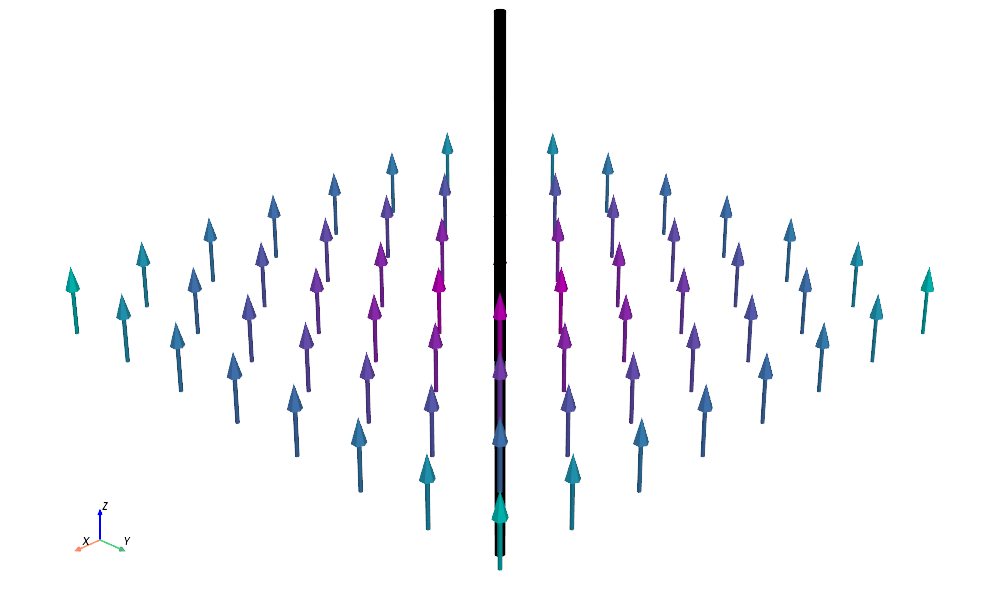

Python code for this plot:
import numpy as np
import pyvista as pv

# --- Konstanten ---
I = 1  # Strom in A
mu_0 = 4 * np.pi * 1e-7  # Vakuumpermeabilität

# --- Gitter in z=0-Ebene ---
x = np.linspace(-1, 1, 8)
y = np.linspace(-1, 1, 8)
X, Y = np.meshgrid(x, y)
Z = np.zeros_like(X)

# --- Abstand vom Draht (entlang z) ---
R = np.sqrt(X**2 + Y**2)
R[R == 0] = 1e-10  # Vermeidung von log(0)

# --- Vektorpotential: nur A_z-Komponente ---
c = 2  # skalierung damit's nicht negativ wird
Az = mu_0 * I / (2 * np.pi) * np.log(1 / R * c)
Ax = np.zeros_like(Az)
Ay = np.zeros_like(Az)

# --- Punkte & Vektoren ---
points = np.vstack((X.ravel(), Y.ravel(), Z.ravel())).T
vectors = np.vstack((Ax.ravel(), Ay.ravel(), Az.ravel())).T

# --- Richtung normalisieren ---
magnitudes = np.linalg.norm(vectors, axis=1)
directions = vectors / magnitudes[:, np.newaxis]

# --- PolyData ---
pdata = pv.PolyData(points)
pdata["A"] = directions
pdata["magnitude"] = np.log10(magnitudes)

# --- Glyphs (farbige Pfeile in z-Richtung) ---
factor = 0.25
pdata.points -= 0.5 * directions * factor  # Auf Gitterpunkten zentrieren
glyphs = pdata.glyph(orient="A", scale=False, factor=factor)

# --- Plotter ---
plotter = pv.Plotter(window_size=(1000, 600))
plotter.set_background("white")
plotter.renderer.SetBackgroundAlpha(0)

plotter.add_mesh(glyphs, scalars="magnitude", cmap="cool", show_scalar_bar=False)

# --- Draht als Zylinder ---
cylinder = pv.Cylinder(center=(0, 0, 0), direction=(0, 0, 1), radius=0.02, height=2.0)
plotter.add_mesh(cylinder, color="black")

# --- Kamera & Screenshot ---
plotter.view_vector([1.3, 1.3, 0.9], viewup=[0, 0, 1])
plotter.camera.zoom(1.8)
plotter.show_axes()

plotter.show(auto_close=False, interactive=False)
plotter.screenshot("A_z_vec.png", transparent_background=True)
plotter.close()
